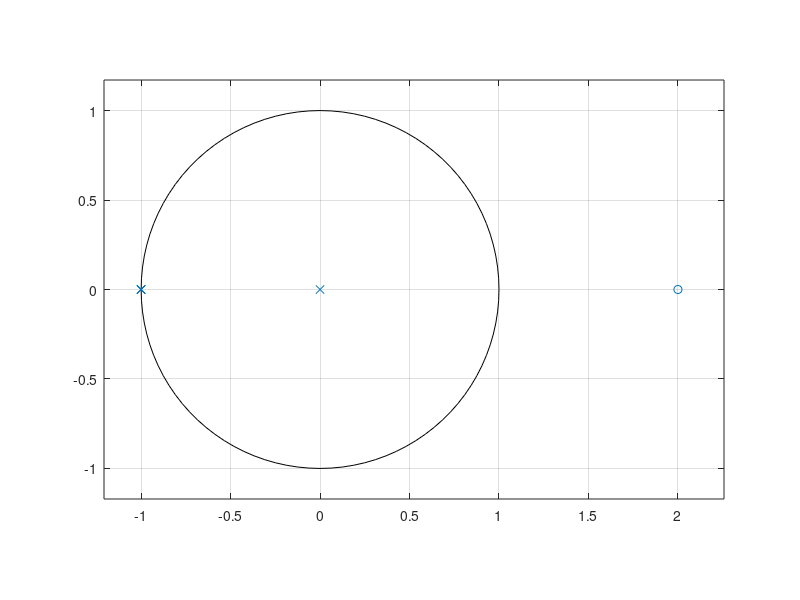

Here is the MATLAB script that generated this plot: (Note: this script raises an error after producing the figure.)
%     做题一般套路
num=[1 -2];                             %传递函数的分子系数，降幂排列
den=[1 3 3 1 0];                        %传递函数的分母系数，降幂排列
[z p k]=tf2zp(num,den);
zplane(z,p);                            %极点
figure;
freqs(num,den);                         %频
figure;
X1=-4:0.08:0;                           %生成X坐标
Y1=-2:0.08:2;                           %生成Y坐标
[x y]=meshgrid(X1,Y1);                  %产生矩阵
s=x+i*y;                                %产生复平面区域
FS=abs((s-2)./(s.*(s+1).*(s+1).*(s+1)));%计算拉氏变换样点值和幅值
mesh(x,y,FS);                           %绘制网点图
surf(x,y,FS);                           %绘制带阴影的三维曲面图
zlim([-1 100]);
colormap(hsv);                          %设置颜色顺序
figure;                                 %分图
%     做题一般套路
num=[1 4 3];                            %传递函数的分子系数，降幂排列
den=[1 7 10 0];                         %传递函数的分母系数，降幂排列
[z p k]=tf2zp(num,den);
zplane(z,p);                            %极点
figure;
freqs(num,den);                         %频
figure;
X1=-6:0.05:2;                           %生成X坐标，由于零点分布特性，这里不能再取0-4
Y1=-2:0.05:2;                           %生成Y坐标
[x y]=meshgrid(X1,Y1);                  %产生矩阵
s=x+i*y;                                %产生复平面区域
FS=abs((s+1).*(s+3)./(s.*(s+2).*(s+5)));%计算拉氏变换样点值和幅值
                                        %零点值很小，这是为啥？
mesh(x,y,FS);                           %绘制网点图
surf(x,y,FS);                           %绘制带阴影的三维曲面图
zlim([-1 100]);
colormap(hsv);                          %设置颜色顺序

syms s; % be careful performance issue.
F1=(s-2)/(s*(s+1)^3);            %符号法，S域表达式，第一题
ft1=ilaplace(F1);                       %反拉变换
figure;
subplot(121)
ezplot(ft1);
%title('quest1-3');                     %这一句影响表达式显示了所以不要了

F2=(s+1)*(s+3)/(s*(s+2)*(s+5));  %符号法，S域表达式，第二题
ft2=ilaplace(F2);                       %反拉变换
subplot(122)
ezplot(ft2);
%title('quest2-3');